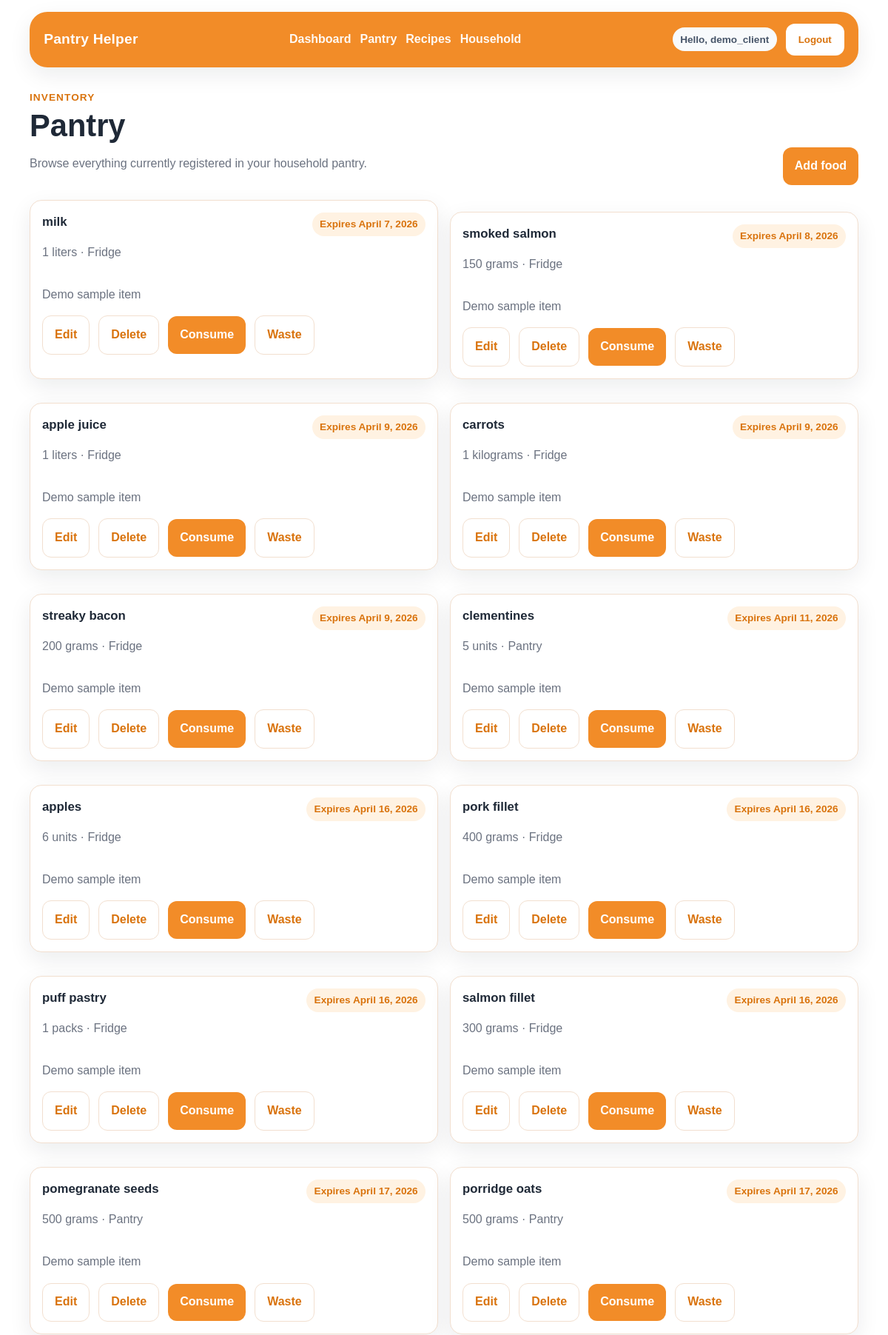
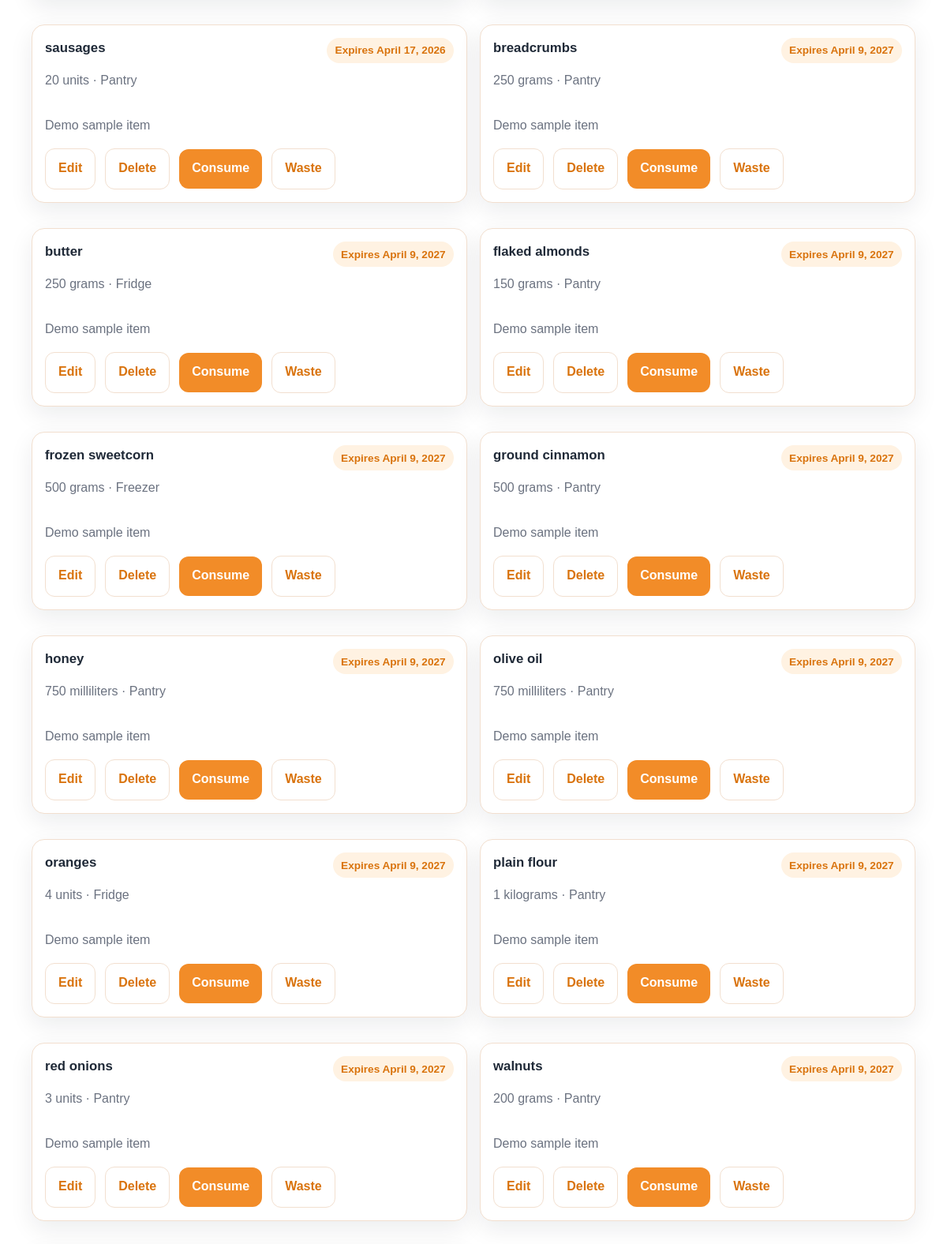
Page /foods/ (signed in, upper part) on the committed database (2 pictures, top to bottom).
### app/models.py (models this page shows, shortened)
class Food(models.Model):
    LOCATION_CHOICES = [
        ('FRIDGE', 'Fridge'),
        ('FREEZER', 'Freezer'),
        ('PANTRY', 'Pantry'),
    ]
    household = models.ForeignKey(
        Household,
        on_delete=models.CASCADE,
        related_name='foods'
    )
    ingredient = models.ForeignKey(
        Ingredient,
        on_delete=models.CASCADE,
        related_name='foods'
    )
    quantity = models.IntegerField(default=0)
    unit = models.CharField(
        max_length=20,
        choices=Unit.choices,
        default=Unit.UNITS,
    )
    location = models.CharField(
        max_length=20,
        choices=LOCATION_CHOICES,
        default='PANTRY')
    expiry_date = models.DateField(null=True, blank=True)
    notes = models.TextField(blank=True)
    added_by = models.ForeignKey(
        User,
        on_delete=models.SET_NULL,
        null=True,
        blank=True,
        related_name='added_foods'
    )
    class Meta:
        ordering = ['expiry_date', 'ingredient__name']
        permissions = [
            ('mark_food_consumed', 'Can mark a food item as consumed'),
            ('mark_food_wasted', 'Can mark a food item as wasted'),
        ]

class Ingredient(models.Model):
    name = models.CharField(max_length=120)
    category = models.ForeignKey(
        Category,
        on_delete=models.SET_NULL,
        null=True,
        blank=True,
        related_name='ingredients'
    )
    class Meta:
        ordering = ['name']

### app/views.py (the view)
# urls.py: path('foods/', views.food_list, name='food_list'),
@login_required
@permission_required('app.view_food', raise_exception=True)
def food_list(request):
    membership = get_membership(request.user)
    if membership is None:
        return redirect('app:dashboard')
    role = get_user_role(request.user)
    foods = _ordered_foods_queryset(
        Food.objects.filter(
            household=membership.household,
            quantity__gte=1,
        ).select_related('ingredient')
    )
    tparams = {
        'foods': foods,
        'membership': membership,
        'role': role,
    }
    return render(request, 'app/food/foodlist.html', tparams)

### app/utils.py (called while the page is built)
def get_user_role(user):
    if not user.is_authenticated:
        return None
    group = user.groups.filter(name__in=ROLE_GROUPS).first()
    return group.name if group else None

def get_membership(user):
    return getattr(user, 'household_member', None)

### app/views.py (called while the page is built)
def _ordered_foods_queryset(queryset):
    return queryset.annotate(
        expiry_sort_bucket=Case(
            When(expiry_date__isnull=True, then=Value(1)),
            default=Value(0),
            output_field=IntegerField(),
        )
    ).order_by('expiry_sort_bucket', 'expiry_date', 'ingredient__name')

### app/templates/app/food/foodlist.html (shortened to what this page needs)
{% extends "base.html" %}
{% block content %}
<div class="page-header">
    <div>
        <span class="eyebrow">Inventory</span>
        <h1>Pantry</h1>
        <p class="page-subtitle">Browse everything currently registered in your household pantry.</p>
    </div>
    {% if perms.app.add_food %}
        <a href="{% url 'app:food_new' %}" class="btn">Add food</a>
    {% endif %}
</div>
{% if foods %}
    <div class="card-grid card-grid-2">
        {% for food in foods %}
            <article class="card item-card">
                <div class="item-card-head">
                    <div>
                        <h3>{{ food.ingredient.name }}</h3>
                        <p class="muted">{{ food.quantity }} {{ food.unit }} · {{ food.get_location_display }}</p>
                    </div>
                    {% if food.expiry_date %}
                        <span class="tag">Expires {{ food.expiry_date }}</span>
                    {% else %}
                        <span class="tag tag-muted">No expiry date</span>
                    {% endif %}
                </div>
                {% if food.notes %}
                    <p class="item-notes">{{ food.notes }}</p>
                {% endif %}
                <div class="page-actions">
                    {% if perms.app.change_food %}
                        <a href="{% url 'app:food_edit' food.pk %}" class="btn btn-secondary">Edit</a>
                    {% endif %}
                    {% if perms.app.delete_food %}
                        <a href="{% url 'app:food_delete' food.pk %}" class="btn btn-secondary">Delete</a>
                    {% endif %}
                    {% if perms.app.mark_food_consumed %}
                        <a href="{% url 'app:food_consume' food.pk %}" class="btn">Consume</a>
                    {% endif %}
                    {% if perms.app.mark_food_wasted %}
                        <a href="{% url 'app:food_waste' food.pk %}" class="btn btn-secondary">Waste</a>
                    {% endif %}
                </div>
            </article>
        {% endfor %}
    </div>
{% endif %}
{% endblock %}

### app/templates/loginpartial.html (shortened to what this page needs)
{% if user.is_authenticated %}
    <div class="auth-box">
        <span class="tag tag-muted">Hello, {{ user.username }}</span>
        <form action="{% url 'logout' %}" method="post" class="inline-form">
            <button type="submit" class="btn btn-light">Logout</button>
        </form>
    </div>
{% else %}
    <a href="{% url 'login' %}" class="btn btn-light">Login</a>
{% endif %}

### static/css/style.css (style rules this page uses)
:root { --bg: #ffffff; --surface: #ffffff; --surface-soft: #fff7ef; --border: #f2dfcf; --text: #1f2937; --muted: #6b7280; --accent: #f28c28; --accent-dark: #d9730d; --accent-soft: #fff2e2; --success-soft: #ecfdf3; --success-text: #166534; --warning-soft: #fff7ed; --warning-text: #9a3412; --danger-soft: #fff1f2; --danger-text: #be123c; --shadow: 0 10px 30px rgba(17, 24, 39, 0.08); --radius: 18px; }
* { box-sizing: border-box; }
html { scroll-behavior: smooth; }
body { margin: 0; font-family: Arial, Helvetica, sans-serif; background: var(--bg); color: var(--text); line-height: 1.55; }
a { color: var(--accent-dark); text-decoration: none; }
.nav-links, .nav-user, .auth-box, .inline-form, .page-actions, .tag-row { display: flex; align-items: center; gap: 0.75rem; flex-wrap: wrap; }
.page-header { display: flex; justify-content: space-between; align-items: end; gap: 1rem; margin-bottom: 1.25rem; flex-wrap: wrap; }
.eyebrow { display: inline-block; font-size: 0.85rem; font-weight: 700; color: var(--accent-dark); text-transform: uppercase; letter-spacing: 0.08em; margin-bottom: 0.35rem; }
h1, h2, h3 { margin-top: 0; color: var(--text); }
h1 { font-size: clamp(1.9rem, 4vw, 2.6rem); line-height: 1.1; margin-bottom: 0.5rem; }
h3 { font-size: 1.05rem; margin-bottom: 0.35rem; }
.page-subtitle, .muted, .item-notes, .helper-text { color: var(--muted); }
.card { background: var(--surface); border: 1px solid var(--border); border-radius: var(--radius); padding: 1.2rem; box-shadow: var(--shadow); }
.card + .card { margin-top: 1rem; }
.card-grid { display: grid; gap: 1rem; }
.card-grid-2 { grid-template-columns: repeat(2, minmax(0, 1fr)); }
.btn, button, input[type="submit"] { border: 0; border-radius: 12px; background: var(--accent); color: white; font-weight: 700; padding: 0.8rem 1rem; cursor: pointer; transition: 0.2s ease; text-decoration: none; display: inline-flex; align-items: center; justify-content: center; }
.btn-secondary { background: white; color: var(--accent-dark); border: 1px solid var(--border); }
.btn-light { background: white; color: var(--accent-dark); border: 1px solid rgba(255, 255, 255, 0.5); }
.tag { display: inline-flex; align-items: center; padding: 0.35rem 0.65rem; border-radius: 999px; background: var(--accent-soft); color: var(--accent-dark); font-size: 0.85rem; font-weight: 700; }
.tag-muted { background: #f8fafc; color: #475569; }
.list-row, .item-card, .member-row { border: 1px solid var(--border); border-radius: 16px; padding: 1rem; background: white; }
.item-card-head, .list-row-head { display: flex; justify-content: space-between; gap: 1rem; align-items: start; flex-wrap: wrap; }
form { margin: 0; }
.inline-form { margin: 0; }

### rows in the picture
Food: ingredient.name "milk", quantity "1", unit "liters", location "Fridge", expiry_date "April 7, 2026", notes "Demo sample item"
Food: ingredient.name "smoked salmon", quantity "150", unit "grams", location "Fridge", expiry_date "April 8, 2026", notes "Demo sample item"
Food: ingredient.name "apple juice", quantity "1", unit "liters", location "Fridge", expiry_date "April 9, 2026", notes "Demo sample item"
Food: ingredient.name "carrots", quantity "1", unit "kilograms", location "Fridge", expiry_date "April 9, 2026", notes "Demo sample item"
Food: ingredient.name "streaky bacon", quantity "200", unit "grams", location "Fridge", expiry_date "April 9, 2026", notes "Demo sample item"
Food: ingredient.name "clementines", quantity "5", unit "units", location "Pantry", expiry_date "April 11, 2026", notes "Demo sample item"
Food: ingredient.name "apples", quantity "6", unit "units", location "Fridge", expiry_date "April 16, 2026", notes "Demo sample item"
Food: ingredient.name "pork fillet", quantity "400", unit "grams", location "Fridge", expiry_date "April 16, 2026", notes "Demo sample item"
Food: ingredient.name "puff pastry", quantity "1", unit "packs", location "Fridge", expiry_date "April 16, 2026", notes "Demo sample item"
Food: ingredient.name "salmon fillet", quantity "300", unit "grams", location "Fridge", expiry_date "April 16, 2026", notes "Demo sample item"
Food: ingredient.name "pomegranate seeds", quantity "500", unit "grams", location "Pantry", expiry_date "April 17, 2026", notes "Demo sample item"
Food: ingredient.name "porridge oats", quantity "500", unit "grams", location "Pantry", expiry_date "April 17, 2026", notes "Demo sample item"
Food: ingredient.name "sausages", quantity "20", unit "units", location "Pantry", expiry_date "April 17, 2026", notes "Demo sample item"
Food: ingredient.name "breadcrumbs", quantity "250", unit "grams", location "Pantry", expiry_date "April 9, 2027", notes "Demo sample item"
Food: ingredient.name "butter", quantity "250", unit "grams", location "Fridge", expiry_date "April 9, 2027", notes "Demo sample item"
Food: ingredient.name "flaked almonds", quantity "150", unit "grams", location "Pantry", expiry_date "April 9, 2027", notes "Demo sample item"
Food: ingredient.name "frozen sweetcorn", quantity "500", unit "grams", location "Freezer", expiry_date "April 9, 2027", notes "Demo sample item"
Food: ingredient.name "ground cinnamon", quantity "500", unit "grams", location "Pantry", expiry_date "April 9, 2027", notes "Demo sample item"
Food: ingredient.name "honey", quantity "750", unit "milliliters", location "Pantry", expiry_date "April 9, 2027", notes "Demo sample item"
Food: ingredient.name "olive oil", quantity "750", unit "milliliters", location "Pantry", expiry_date "April 9, 2027", notes "Demo sample item"
Food: ingredient.name "oranges", quantity "4", unit "units", location "Fridge", expiry_date "April 9, 2027", notes "Demo sample item"
Food: ingredient.name "plain flour", quantity "1", unit "kilograms", location "Pantry", expiry_date "April 9, 2027", notes "Demo sample item"
Food: ingredient.name "red onions", quantity "3", unit "units", location "Pantry", expiry_date "April 9, 2027", notes "Demo sample item"
Food: ingredient.name "walnuts", quantity "200", unit "grams", location "Pantry", expiry_date "April 9, 2027", notes "Demo sample item"

### other values in the picture
{{ user.username }} "demo_client"
